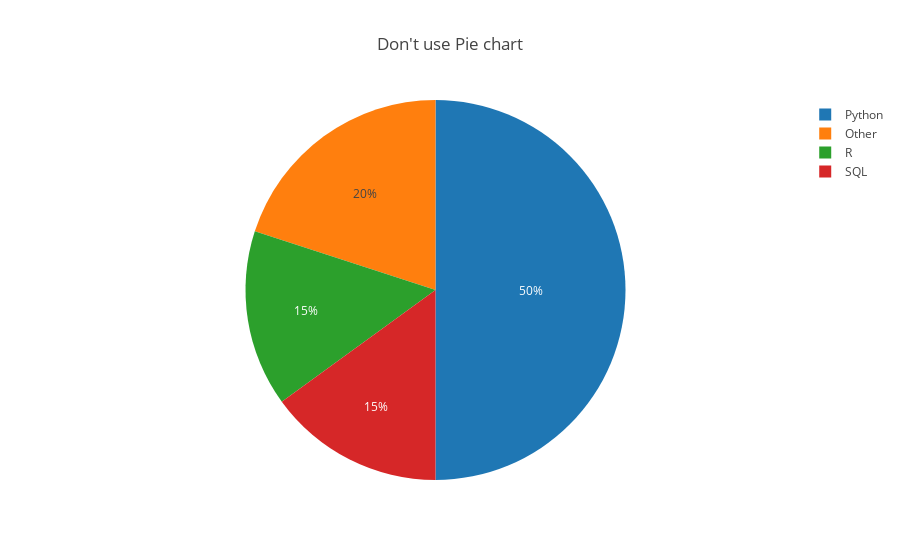

Write notebook code for a chart like this one.
### Markdown cell above
## Simple pie chart

### Code cell
trace = go.Pie(labels=labels, values=values)

data = [trace]
layout = dict(title="Don't use Pie chart")
figure = dict(data=data, layout=layout)
iplot(figure)

### Figure 1 — Plotly figure (JSON) as saved in the notebook; plotly's stock layout.template omitted (floating-point values rounded to 4 significant figures)
{"data": [{"labels": ["R", "Python", "SQL", "Other"], "type": "pie", "uid": "dd6ca209-28c6-4fbc-8b48-c689dd60d932", "values": [15, 50, 15, 20]}], "layout": {"title": {"text": "Don't use Pie chart"}}}
